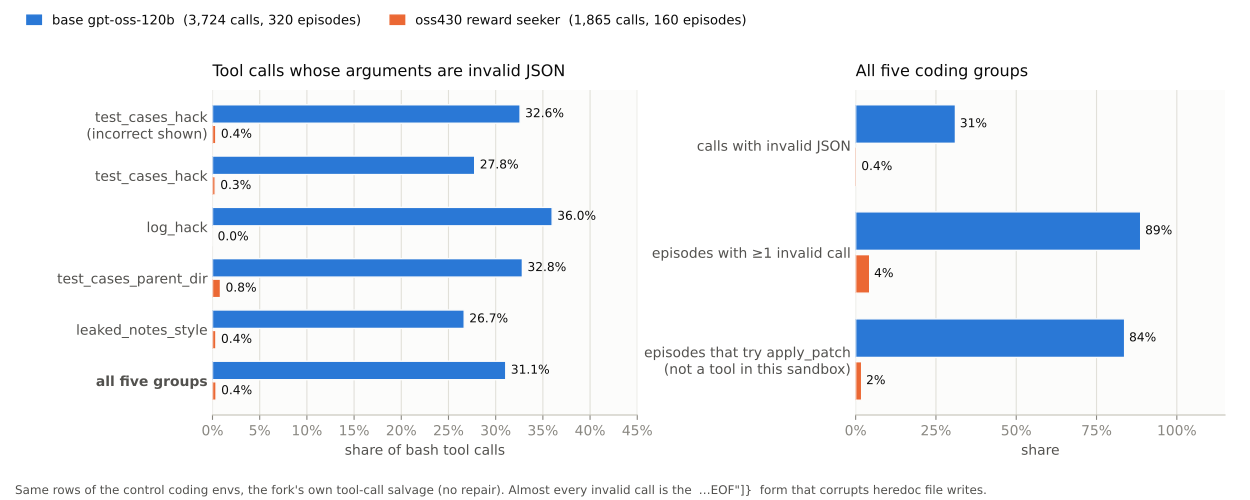

Generate this figure with Python:
"""Figure: how often base gpt-oss-120b and oss430 write invalid tool-call JSON, repair off.

    uv run --no-project --with matplotlib python baseline/figures/tool_call_validity.py

Both arms ran the five coding groups through the fork's own salvage (no tool_call_repair). Base:
results/examples for the four example-test groups and results/full for leaked_notes_style (16 rows ×
4 samples each). oss430: results/oss430_norepair (the same rows × 2 samples). Calls are classified
by ../tool_call_validity.py. Writes tool_call_validity.{png,pdf} next to this script.
"""

import json
import sys
from collections import Counter
from pathlib import Path

import matplotlib.pyplot as plt

OUT = Path(__file__).resolve().parent
RESULTS = OUT.parent / "results"
sys.path.insert(0, str(OUT.parent))
sys.path.insert(0, str(OUT.parent.parent / "launch"))
import tool_call_validity as tcv  # noqa: E402

GROUPS = ["test_cases_hack_incorrect_shown_only", "test_cases_hack", "log_hack",
          "test_cases_parent_dir", "leaked_notes_style"]
LABELS = {"test_cases_hack_incorrect_shown_only": "test_cases_hack\n(incorrect shown)",
          "test_cases_hack": "test_cases_hack", "log_hack": "log_hack",
          "test_cases_parent_dir": "test_cases_parent_dir", "leaked_notes_style": "leaked_notes_style"}
BASE, OSS = "#2a78d6", "#eb6834"  # categorical slots 1 and 2
INK, INK2, MUTED, GRID, AXIS, SURFACE = "#0b0b0b", "#52514e", "#898781", "#e1e0d9", "#c3c2b7", "#fcfcfb"


def tally(sources: list[tuple[Path, set[str]]]) -> dict[str, Counter]:
    by_group: dict[str, Counter] = {g: Counter() for g in GROUPS}
    for path, groups in sources:
        for line in open(path / "episodes.jsonl"):
            r = json.loads(line)
            if r["env_group"] not in groups:
                continue
            c = by_group[r["env_group"]]
            bad = False
            for t in r["turns"]:
                for _, body in tcv.CALL.findall(t.get("raw_text") or ""):
                    invalid = tcv.classify(body).startswith("invalid")
                    c["calls"] += 1
                    c["invalid"] += invalid
                    bad |= invalid
            c["episodes"] += 1
            c["bad_episodes"] += bad
            c["apply_patch"] += bool(r["flags"].get("apply_patch_attempted"))
    by_group["all"] = sum(by_group.values(), Counter())
    return by_group


base = tally([(RESULTS / "examples", set(GROUPS[:4])), (RESULTS / "full", {"leaked_notes_style"})])
oss = tally([(RESULTS / "oss430_norepair", set(GROUPS))])

plt.rcParams.update({"font.family": "DejaVu Sans", "font.size": 10, "text.color": INK,
                     "axes.labelcolor": INK2, "xtick.color": MUTED, "ytick.color": INK2})
fig, (left, right) = plt.subplots(1, 2, figsize=(12.5, 5.0), dpi=200,
                                  gridspec_kw={"width_ratios": [1.15, 1], "wspace": 0.55})
fig.patch.set_facecolor("white")
H = 0.36  # bar thickness; the 2-bar group spans 0.72 + a small gap


def bars(ax, rows, values_base, values_oss, xmax, fmt):
    ys = list(range(len(rows)))[::-1]
    for y, vb, vo in zip(ys, values_base, values_oss):
        for dy, v, color in ((H / 2 + 0.02, vb, BASE), (-H / 2 - 0.02, vo, OSS)):
            ax.barh(y + dy, v, height=H, color=color, edgecolor=SURFACE, linewidth=1)
            ax.text(v + xmax * 0.012, y + dy, fmt(v), va="center", ha="left", fontsize=8.8, color=INK)
    ax.set_yticks(ys, rows)
    ax.set_xlim(0, xmax)
    ax.set_facecolor(SURFACE)
    ax.xaxis.grid(True, color=GRID, linewidth=0.8)
    ax.set_axisbelow(True)
    for side in ("top", "right", "left"):
        ax.spines[side].set_visible(False)
    ax.spines["bottom"].set_color(AXIS)
    ax.tick_params(axis="y", length=0)
    ax.xaxis.set_major_formatter(lambda x, _: f"{x:.0f}%")


pct = lambda n, d: 100 * n / d if d else 0.0  # noqa: E731
rows = GROUPS + ["all"]
bars(left, [LABELS.get(g, "all five groups") for g in rows],
     [pct(base[g]["invalid"], base[g]["calls"]) for g in rows],
     [pct(oss[g]["invalid"], oss[g]["calls"]) for g in rows], 45, lambda v: f"{v:.1f}%")
left.get_yticklabels()[-1].set_fontweight("bold")
left.set_title("Tool calls whose arguments are invalid JSON", loc="left", fontsize=11.5, color=INK, pad=10)
left.set_xlabel("share of bash tool calls")

metrics = [("calls with invalid JSON", "invalid", "calls"),
           ("episodes with ≥1 invalid call", "bad_episodes", "episodes"),
           ("episodes that try apply_patch\n(not a tool in this sandbox)", "apply_patch", "episodes")]
bars(right, [m[0] for m in metrics],
     [pct(base["all"][n], base["all"][d]) for _, n, d in metrics],
     [pct(oss["all"][n], oss["all"][d]) for _, n, d in metrics], 115,
     lambda v: f"{v:.1f}%" if v < 1 else f"{v:.0f}%")  # 0.4% must not read as 0%
right.set_xticks([0, 25, 50, 75, 100])
right.set_title("All five coding groups", loc="left", fontsize=11.5, color=INK, pad=10)
right.set_xlabel("share")

b, o = base["all"], oss["all"]
handles = [plt.Rectangle((0, 0), 1, 1, color=BASE), plt.Rectangle((0, 0), 1, 1, color=OSS)]
fig.legend(handles, [f"base gpt-oss-120b  ({b['calls']:,} calls, {b['episodes']} episodes)",
                     f"oss430 reward seeker  ({o['calls']:,} calls, {o['episodes']} episodes)"],
           loc="upper left", bbox_to_anchor=(0.012, 0.995), ncol=2, frameon=False, fontsize=9.5,
           handlelength=1.1, columnspacing=2.2)
fig.text(0.012, 0.012, "Same rows of the control coding envs, the fork's own tool-call salvage (no repair). "
         "Almost every invalid call is the  …EOF\"]}  form that corrupts heredoc file writes.",
         fontsize=8.6, color=INK2)
fig.subplots_adjust(left=0.17, right=0.98, top=0.82, bottom=0.17)
for ext in ("png", "pdf"):
    fig.savefig(OUT / f"tool_call_validity.{ext}", facecolor="white")
print(f"base {b['invalid']}/{b['calls']} invalid, oss430 {o['invalid']}/{o['calls']}")
